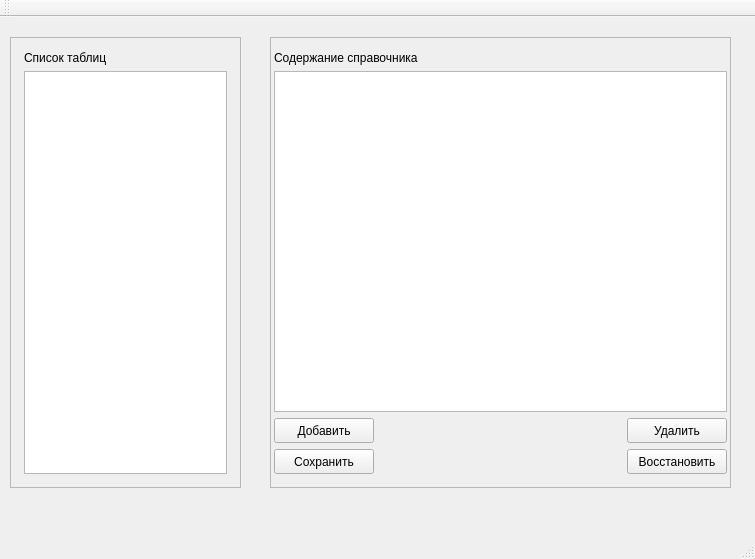
<?xml version="1.0" encoding="UTF-8"?>
<ui version="4.0">
 <class>RefEdit</class>
 <widget class="QMainWindow" name="RefEdit">
  <property name="geometry">
   <rect>
    <x>0</x>
    <y>0</y>
    <width>755</width>
    <height>559</height>
   </rect>
  </property>
  <property name="sizePolicy">
   <sizepolicy hsizetype="Fixed" vsizetype="Fixed">
    <horstretch>0</horstretch>
    <verstretch>0</verstretch>
   </sizepolicy>
  </property>
  <property name="windowTitle">
   <string>Редактирование списков-справочников</string>
  </property>
  <property name="windowIcon">
   <iconset>
    <normaloff>../../../../usr/share/icons/fly-astra/64x64/mimetypes/application-pgp-keys.png</normaloff>../../../../usr/share/icons/fly-astra/64x64/mimetypes/application-pgp-keys.png</iconset>
  </property>
  <widget class="QWidget" name="centralwidget">
   <widget class="QFrame" name="frame_1">
    <property name="geometry">
     <rect>
      <x>10</x>
      <y>20</y>
      <width>231</width>
      <height>451</height>
     </rect>
    </property>
    <property name="sizePolicy">
     <sizepolicy hsizetype="Expanding" vsizetype="Expanding">
      <horstretch>0</horstretch>
      <verstretch>0</verstretch>
     </sizepolicy>
    </property>
    <property name="frameShape">
     <enum>QFrame::StyledPanel</enum>
    </property>
    <property name="frameShadow">
     <enum>QFrame::Raised</enum>
    </property>
    <widget class="QWidget" name="verticalLayoutWidget">
     <property name="geometry">
      <rect>
       <x>10</x>
       <y>10</y>
       <width>211</width>
       <height>431</height>
      </rect>
     </property>
     <layout class="QVBoxLayout" name="verticalLayout" stretch="0,1">
      <property name="leftMargin">
       <number>4</number>
      </property>
      <property name="topMargin">
       <number>4</number>
      </property>
      <property name="rightMargin">
       <number>4</number>
      </property>
      <property name="bottomMargin">
       <number>4</number>
      </property>
      <item>
       <widget class="QLabel" name="label">
        <property name="text">
         <string>Список таблиц</string>
        </property>
       </widget>
      </item>
      <item>
       <widget class="QTableView" name="tvRefList">
        <attribute name="horizontalHeaderStretchLastSection">
         <bool>true</bool>
        </attribute>
       </widget>
      </item>
     </layout>
    </widget>
   </widget>
   <widget class="QFrame" name="frame_2">
    <property name="geometry">
     <rect>
      <x>270</x>
      <y>20</y>
      <width>461</width>
      <height>451</height>
     </rect>
    </property>
    <property name="sizePolicy">
     <sizepolicy hsizetype="Expanding" vsizetype="Expanding">
      <horstretch>0</horstretch>
      <verstretch>0</verstretch>
     </sizepolicy>
    </property>
    <property name="frameShape">
     <enum>QFrame::StyledPanel</enum>
    </property>
    <property name="frameShadow">
     <enum>QFrame::Raised</enum>
    </property>
    <widget class="QWidget" name="layoutWidget">
     <property name="geometry">
      <rect>
       <x>0</x>
       <y>10</y>
       <width>461</width>
       <height>431</height>
      </rect>
     </property>
     <layout class="QGridLayout" name="gridLayout" rowstretch="0,1,0,0,0" columnstretch="1,1,0">
      <property name="sizeConstraint">
       <enum>QLayout::SetMinimumSize</enum>
      </property>
      <property name="leftMargin">
       <number>4</number>
      </property>
      <property name="topMargin">
       <number>4</number>
      </property>
      <property name="rightMargin">
       <number>4</number>
      </property>
      <property name="bottomMargin">
       <number>4</number>
      </property>
      <item row="0" column="0">
       <widget class="QLabel" name="label_2">
        <property name="sizePolicy">
         <sizepolicy hsizetype="Fixed" vsizetype="Fixed">
          <horstretch>0</horstretch>
          <verstretch>0</verstretch>
         </sizepolicy>
        </property>
        <property name="text">
         <string>Содержание справочника</string>
        </property>
       </widget>
      </item>
      <item row="4" column="0">
       <widget class="QPushButton" name="pbnSave">
        <property name="sizePolicy">
         <sizepolicy hsizetype="Fixed" vsizetype="Fixed">
          <horstretch>0</horstretch>
          <verstretch>0</verstretch>
         </sizepolicy>
        </property>
        <property name="minimumSize">
         <size>
          <width>100</width>
          <height>25</height>
         </size>
        </property>
        <property name="maximumSize">
         <size>
          <width>100</width>
          <height>25</height>
         </size>
        </property>
        <property name="toolTip">
         <string>Сохранить текущие изменения</string>
        </property>
        <property name="statusTip">
         <string>Сохранить текущие изменения</string>
        </property>
        <property name="text">
         <string>Сохранить</string>
        </property>
       </widget>
      </item>
      <item row="4" column="2">
       <widget class="QPushButton" name="pbnRestore">
        <property name="sizePolicy">
         <sizepolicy hsizetype="Fixed" vsizetype="Fixed">
          <horstretch>0</horstretch>
          <verstretch>0</verstretch>
         </sizepolicy>
        </property>
        <property name="minimumSize">
         <size>
          <width>100</width>
          <height>25</height>
         </size>
        </property>
        <property name="maximumSize">
         <size>
          <width>100</width>
          <height>25</height>
         </size>
        </property>
        <property name="toolTip">
         <string>Отменить изменения в списке</string>
        </property>
        <property name="statusTip">
         <string>Отменить изменения в списке</string>
        </property>
        <property name="text">
         <string>Восстановить</string>
        </property>
       </widget>
      </item>
      <item row="3" column="0">
       <widget class="QPushButton" name="pbnAddItem">
        <property name="sizePolicy">
         <sizepolicy hsizetype="Fixed" vsizetype="Fixed">
          <horstretch>0</horstretch>
          <verstretch>0</verstretch>
         </sizepolicy>
        </property>
        <property name="minimumSize">
         <size>
          <width>100</width>
          <height>25</height>
         </size>
        </property>
        <property name="maximumSize">
         <size>
          <width>100</width>
          <height>25</height>
         </size>
        </property>
        <property name="toolTip">
         <string>Добавить элемент в список</string>
        </property>
        <property name="statusTip">
         <string>Добавить элемент в список</string>
        </property>
        <property name="text">
         <string>Добавить</string>
        </property>
       </widget>
      </item>
      <item row="3" column="2">
       <widget class="QPushButton" name="pbnRemoveItem">
        <property name="sizePolicy">
         <sizepolicy hsizetype="Fixed" vsizetype="Fixed">
          <horstretch>0</horstretch>
          <verstretch>0</verstretch>
         </sizepolicy>
        </property>
        <property name="minimumSize">
         <size>
          <width>100</width>
          <height>25</height>
         </size>
        </property>
        <property name="maximumSize">
         <size>
          <width>100</width>
          <height>25</height>
         </size>
        </property>
        <property name="toolTip">
         <string>Удалить элемент из списка</string>
        </property>
        <property name="statusTip">
         <string>Удалить элемент из списка</string>
        </property>
        <property name="text">
         <string>Удалить</string>
        </property>
       </widget>
      </item>
      <item row="1" column="0" colspan="3">
       <widget class="QTableView" name="tvRefContent">
        <attribute name="horizontalHeaderStretchLastSection">
         <bool>true</bool>
        </attribute>
       </widget>
      </item>
     </layout>
    </widget>
   </widget>
  </widget>
  <widget class="QMenuBar" name="menubar">
   <property name="geometry">
    <rect>
     <x>0</x>
     <y>0</y>
     <width>755</width>
     <height>22</height>
    </rect>
   </property>
  </widget>
  <widget class="QStatusBar" name="statusbar"/>
  <widget class="QToolBar" name="toolBar">
   <property name="windowTitle">
    <string>toolBar</string>
   </property>
   <attribute name="toolBarArea">
    <enum>TopToolBarArea</enum>
   </attribute>
   <attribute name="toolBarBreak">
    <bool>false</bool>
   </attribute>
  </widget>
 </widget>
 <resources/>
 <connections/>
</ui>
